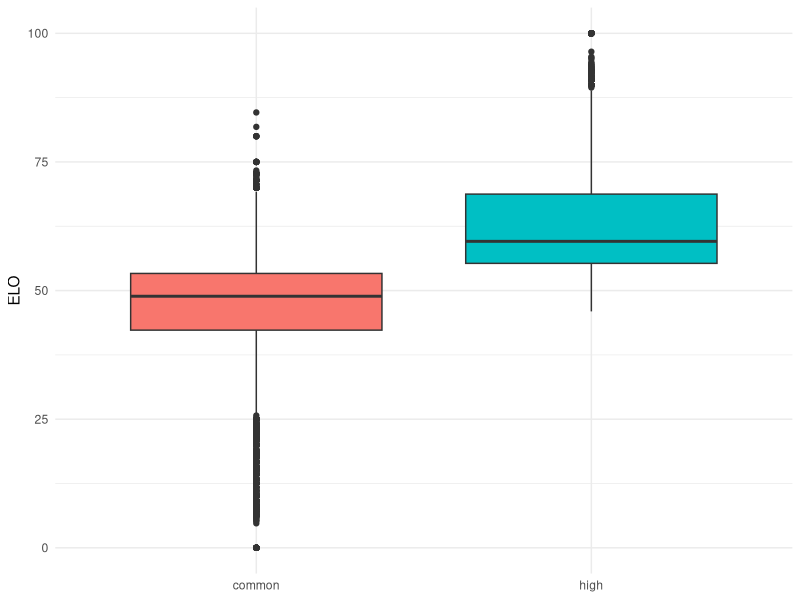

R code for this plot:
setwd("/home/matheus/Code/fac/prob/trab")
library(ggplot2)
aoe4_data <- read.table(file="data/aoe4.txt", header = TRUE, colClasses=c("numeric", "factor", rep("numeric", 3)))

aoe4_edited <- data.frame(aoe4_data)

d9elo = quantile(aoe4_edited$elo, .9)

aoe4_edited <- cbind(aoe4_edited, elo_group = ifelse(aoe4_edited$elo > d9elo,"high", "common"))

summary(aoe4_edited$elo_group)

print(ggplot(data=aoe4_edited, 
             aes(x=elo_group, # construir vários gráficos de caixa baseado na variável tamanho
                 y=winPercent, # variável para a construção do gráfico de caixa
                 fill=elo_group)) + # colorir o gráfico de acordo com a variável tamanho
        geom_boxplot(show.legend = F) + # show.legend = F: não imprimir a legenda
        labs(x=NULL, y="ELO") + # nomeação dos eixos
        theme_minimal())

